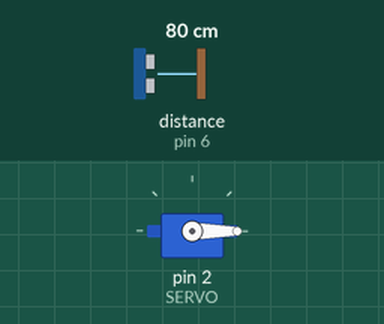
A sketch run on a simulated Arduino Uno, built with avr-gcc and run on an emulated ATmega328P. On the bench: servo. Wiring (inferred from the names in the program): ultrasonic range finder: trigger pin 4; echo pin 6. The test bench sets the inputs (shaded band); at power-on: distance to the obstacle (sensor on pin 6) 80 cm. The echo pulse lasts 58.3 µs per cm.

Above: at 1.2 s.
1.3 s: distance to the obstacle (sensor on pin 6) set to 22 cm
2.8 s: distance to the obstacle (sensor on pin 6) set to 17 cm
At 3.3 s:
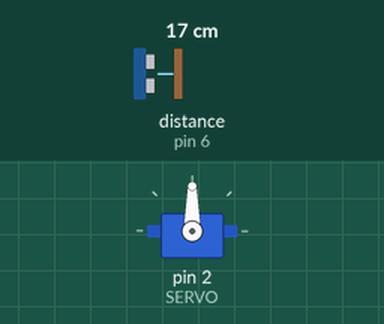
4.3 s: distance to the obstacle (sensor on pin 6) set to 35 cm
At 4.9 s:
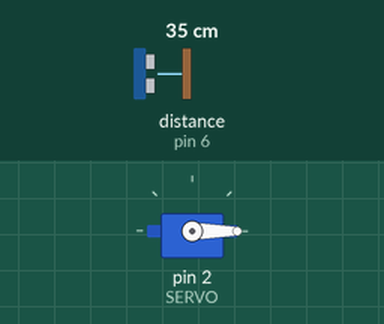
5.9 s: distance to the obstacle (sensor on pin 6) set to 2 cm
At 6.9 s:
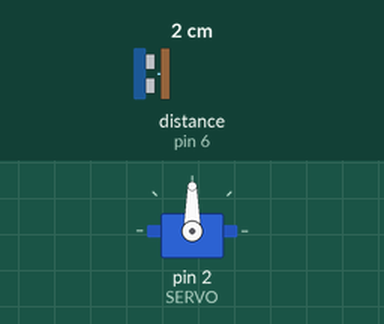
Timing chart, 0 to 8.5 s (numbered marks = the images above; inputs shaded):
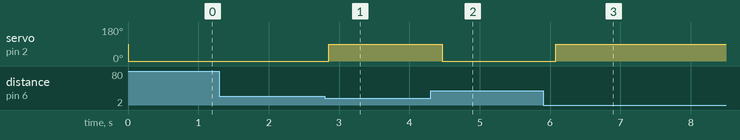

Measured:
- the behaviour switches between 20 and 19 cm on distance to the obstacle (sensor on pin 6) (found by bisection; images 0 and 1)
- after the input at 1.3 s, every drawn part: stays the same
- after the input at 2.8 s, servo on pin 2 (SERVO): 0° → 90° after 0.05 s
- after the input at 4.3 s, servo on pin 2 (SERVO): 90° → 0° after 0.16 s
- after the input at 5.9 s, servo on pin 2 (SERVO): 0° → 90° after 0.18 s

The sketch:

_yash.ino
```cpp
#include <Servo.h>
#define TRIG 4
#define ECHO 6
#define SERVO 2
Servo door;

void setup()
{
  door.attach(SERVO);
  pinMode(TRIG,OUTPUT);
  pinMode(ECHO,INPUT);
}
void loop()
{
  digitalWrite(TRIG,LOW);
  delayMicroseconds(2);
  digitalWrite(TRIG,HIGH);
  delayMicroseconds(2);
  digitalWrite(TRIG,LOW);
  long Time=pulseIn(ECHO,HIGH);
  int distance=Time*0.036/2;
  if(distance<20)
  {
    door.write(90);

  }
  else
   {
    door.write(0);

  }
  delay(200);
}
```
